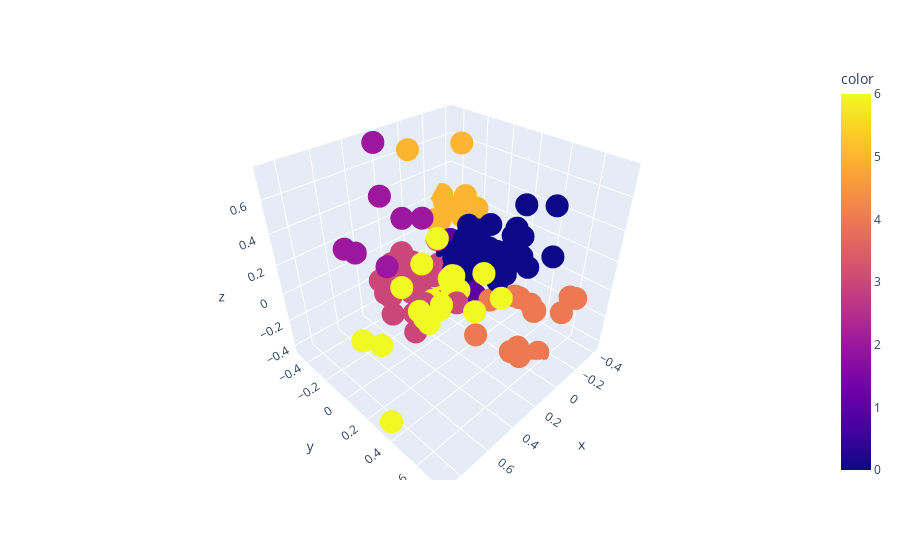

The cell this chart's notebook holds for it:
### Markdown cell above
Pour l'instant intéressons nous aux centroides. Nous allons afficher les points mais en les mettant en transparence grace au parametre `alpha`. 
Ensuite, nous allons afficher en carré noir les centroids grace au parametre `marker` et `c` :

### Code cell
fig, ax = plt.subplots(1,2, figsize=(18,8))

#Transforme notre DataFrame d'origine
X_ = np.array(data_ACP_proj)

# On enregistre nos axes x, y  / index 0 = F1 et index 1 = F2
x, y = axis = (0,1 )


# plus besoin d'utiliser iloc
scatter = ax[0].scatter(X_[:, 0], X_[:, 1], c= labels, cmap="Set1", alpha=0.8)
scatter_centroid = ax[0].scatter(centroids_proj.iloc[:, 0], centroids_proj.iloc[:, 1],  marker="s", c="black" )

# nom des axes, avec le pourcentage d'inertie expliqué (variance expliquée)
ax[0].set_xlabel('F{} ({}%)'.format(x+1, round(100*pca.explained_variance_ratio_[x],1)))
ax[0].set_ylabel('F{} ({}%)'.format(y+1, round(100*pca.explained_variance_ratio_[y],1)))
# valeur x max et y max
x_max = np.abs(X_[:, x]).max() *1.1
y_max = np.abs(X_[:, y]).max() *1.1

# affichage des lignes horizontales et verticales
ax[0].axhline(0, color='grey', alpha=0.8)  # ligne horizontale a y=0
ax[0].axvline(0, color='grey', alpha=0.8)  # ligne verticale a x=0

# Ajout d'un titre
ax[0].set_title("Projection des individus (sur F{} et F{})".format(x+1, y+1), )

# Afficher la legende
legend = ax[0].legend(*scatter.legend_elements(), title="Clusters")
ax[0].add_artist(legend)

# ---------------------------------------------------------------------------

# 2ème plot
ax[1] = fig.add_subplot(122, projection="3d", elev=210, azim=-60)
ax[1].scatter(
    data_ACP_proj.iloc[:, 0],
    data_ACP_proj.iloc[:, 1],
    data_ACP_proj.iloc[:, 2],
    c=labels,
    cmap=plt.cm.Set1,
    edgecolor="k",
    s=40)

ax[1].set_title("Projection des individus en 3D")
ax[1].set_xlabel("F1")
ax[1].set_ylabel("F2")
ax[1].set_zlabel("F3")
plt.show()

# Avec PLOTLY
import plotly.express as px
fig = px.scatter_3d(x=data_ACP_proj.iloc[:, 0], y=data_ACP_proj.iloc[:, 1], z=data_ACP_proj.iloc[:, 2], color=labels, 
                    # text=data_ACP_proj.index
                   )
fig.update_traces(textposition='top center', textfont=dict(size=8))

### Figure 1 — Plotly figure (JSON) as saved in the notebook; plotly's stock layout.template omitted (floating-point values rounded to 4 significant figures; data arrays with more than 128 entries replaced by an {"elided": "..."} marker saying what was removed)
{"data": [{"hovertemplate": "x=%{x}<br>y=%{y}<br>z=%{z}<br>color=%{marker.color}<extra></extra>", "legendgroup": "", "marker": {"color": {"elided": "182 int values"}, "coloraxis": "coloraxis", "symbol": "circle"}, "mode": "markers", "name": "", "scene": "scene", "showlegend": false, "textfont": {"size": 8}, "textposition": "top center", "type": "scatter3d", "x": {"elided": "182 float values"}, "y": {"elided": "182 float values"}, "z": {"elided": "182 float values"}}], "layout": {"coloraxis": {"colorbar": {"title": {"text": "color"}}, "colorscale": [[0, "#0d0887"], [0.1111, "#46039f"], [0.2222, "#7201a8"], [0.3333, "#9c179e"], [0.4444, "#bd3786"], [0.5556, "#d8576b"], [0.6667, "#ed7953"], [0.7778, "#fb9f3a"], [0.8889, "#fdca26"], [1, "#f0f921"]]}, "legend": {"tracegroupgap": 0}, "margin": {"t": 60}, "scene": {"domain": {"x": [0, 1], "y": [0, 1]}, "xaxis": {"title": {"text": "x"}}, "yaxis": {"title": {"text": "y"}}, "zaxis": {"title": {"text": "z"}}}}}
